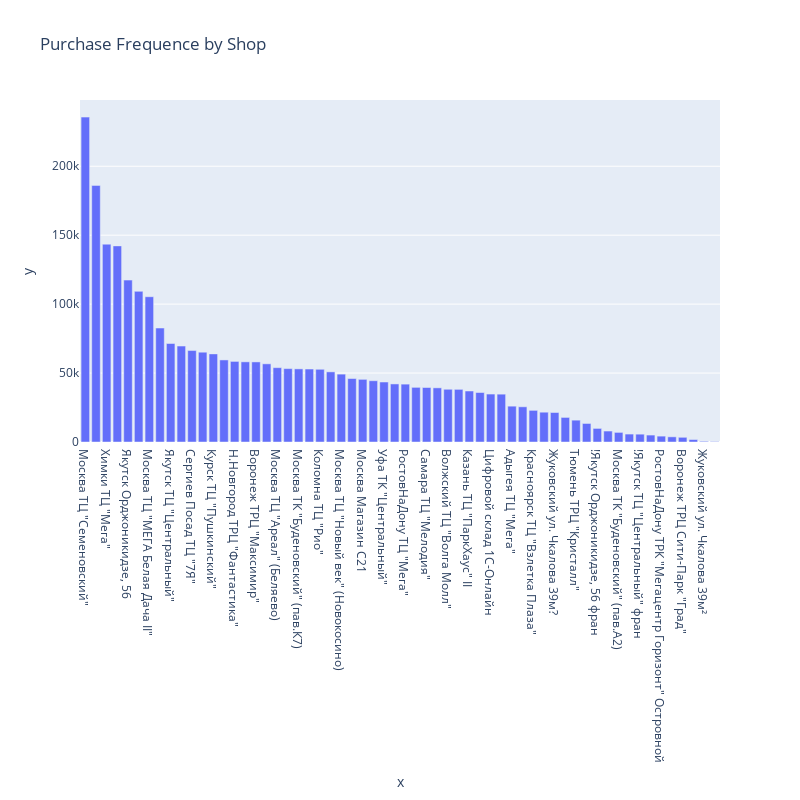

The notebook cell this image was saved under:
### Markdown cell above
## Purchase Frequency

### Code cell
shop_total_prodif_df = full_sales_history_df.groupby('shop_name', as_index=True)['shop_name'].count().sort_values(ascending=False)

fig = px.bar(
    x=shop_total_prodif_df.index, 
    y=shop_total_prodif_df.values,
    width=800, height=800,
    title='Purchase Frequence by Shop',
)

fig.show()

### Figure 1 — Plotly figure (JSON) as saved in the notebook; plotly's stock layout.template omitted (floating-point values rounded to 4 significant figures)
{"data": [{"alignmentgroup": "True", "hovertemplate": "x=%{x}<br>y=%{y}<extra></extra>", "legendgroup": "", "marker": {"color": "#636efa", "pattern": {"shape": ""}}, "name": "", "offsetgroup": "", "orientation": "v", "showlegend": false, "textposition": "auto", "type": "bar", "x": ["Москва ТЦ \"Семеновский\"", "Москва ТРК \"Атриум\"", "Химки ТЦ \"Мега\"", "Москва ТЦ \"МЕГА Теплый Стан\" II", "Якутск Орджоникидзе, 56", "СПб ТК \"Невский Центр\"", "Москва ТЦ \"МЕГА Белая Дача II\"", "Воронеж (Плехановская, 13)", "Якутск ТЦ \"Центральный\"", "Чехов ТРЦ \"Карнавал\"", "Сергиев Посад ТЦ \"7Я\"", "Тюмень ТЦ \"Гудвин\"", "Курск ТЦ \"Пушкинский\"", "Калуга ТРЦ \"XXI век\"", "Н.Новгород ТРЦ \"Фантастика\"", "Москва МТРЦ \"Афи Молл\"", "Воронеж ТРЦ \"Максимир\"", "Сургут ТРЦ \"Сити Молл\"", "Москва ТЦ \"Ареал\" (Беляево)", "Красноярск ТЦ \"Июнь\"", "Москва ТК \"Буденовский\" (пав.К7)", "Уфа ТЦ \"Семья\" 2", "Коломна ТЦ \"Рио\"", "Москва ТЦ \"Перловский\"", "Москва ТЦ \"Новый век\" (Новокосино)", "Омск ТЦ \"Мега\"", "Москва Магазин С21", "Тюмень ТЦ \"Зеленый Берег\"", "Уфа ТК \"Центральный\"", "Ярославль ТЦ \"Альтаир\"", "РостовНаДону ТЦ \"Мега\"", "Новосибирск ТЦ \"Мега\"", "Самара ТЦ \"Мелодия\"", "СПб ТК \"Сенная\"", "Волжский ТЦ \"Волга Молл\"", "Вологда ТРЦ \"Мармелад\"", "Казань ТЦ \"ПаркХаус\" II", "Самара ТЦ \"ПаркХаус\"", "Цифровой склад 1С-Онлайн", "Интернет-магазин ЧС", "Адыгея ТЦ \"Мега\"", "Балашиха ТРК \"Октябрь-Киномир\"", "Красноярск ТЦ \"Взлетка Плаза\"", "Томск ТРЦ \"Изумрудный Город\"", "Жуковский ул. Чкалова 39м?", "Казань ТЦ \"Бехетле\"", "Тюмень ТРЦ \"Кристалл\"", "РостовНаДону ТРК \"Мегацентр Горизонт\"", "!Якутск Орджоникидзе, 56 фран", "Москва ТЦ \"Серебряный Дом\"", "Москва ТК \"Буденовский\" (пав.А2)", "Н.Новгород ТРЦ \"РИО\"", "!Якутск ТЦ \"Центральный\" фран", "Мытищи ТРК \"XL-3\"", "РостовНаДону ТРК \"Мегацентр Горизонт\" Островной", "Выездная Торговля", "Воронеж ТРЦ Сити-Парк \"Град\"", "Москва \"Распродажа\"", "Жуковский ул. Чкалова 39м²", "Новосибирск ТРЦ \"Галерея Новосибирск\""], "xaxis": "x", "y": [235636, 186104, 143480, 142234, 117428, 109253, 105366, 82663, 71441, 69573, 66321, 65173, 63911, 59511, 58445, 58133, 58076, 56695, 53910, 53227, 53032, 52921, 52734, 50860, 49225, 46013, 45434, 44433, 43502, 42108, 41967, 39638, 39530, 39282, 38242, 38179, 36979, 35891, 34769, 34694, 25991, 25532, 22950, 21612, 21397, 17824, 15849, 13440, 9857, 7947, 6963, 5752, 5678, 5027, 4257, 3751, 3412, 1792, 499, 306], "yaxis": "y"}], "layout": {"barmode": "relative", "height": 800, "legend": {"tracegroupgap": 0}, "title": {"text": "Purchase Frequence by Shop"}, "width": 800, "xaxis": {"anchor": "y", "domain": [0, 1], "title": {"text": "x"}}, "yaxis": {"anchor": "x", "domain": [0, 1], "title": {"text": "y"}}}}
